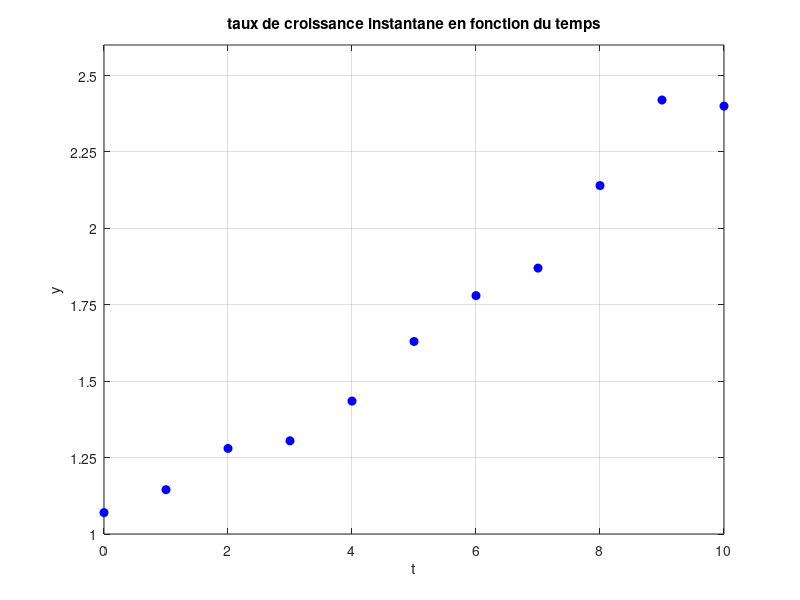
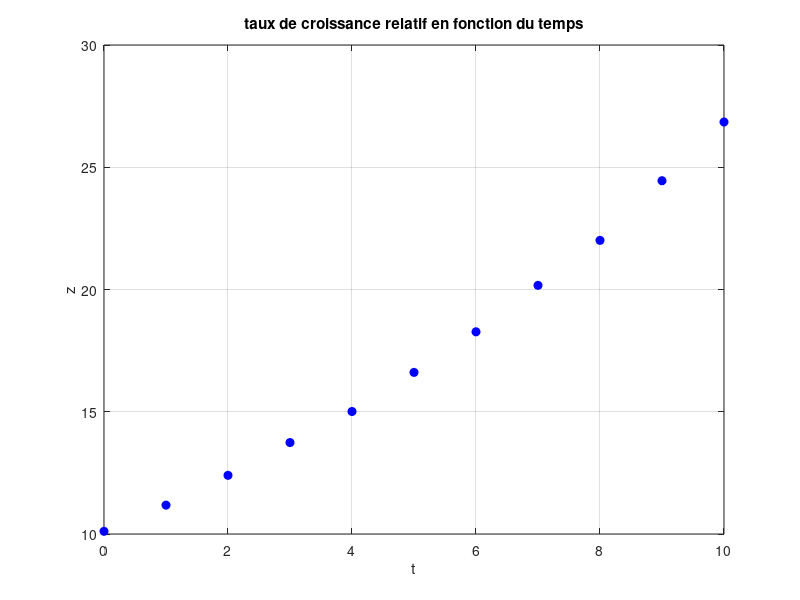

These charts were generated, in order, by the following MATLAB code:
close all;

t=[0,1,2,3,4,5,6,7,8,9,10];
y=[1.07, 1.145, 1.28, 1.305, 1.435, 1.63, 1.78, 1.87, 2.14, 2.42, 2.4];
plot(t,y,'ob','MarkerFaceColor', 'b');
xlabel('t')
ylabel('y')
title('taux de croissance instantane en fonction du temps')
set(gca,'ytick',[1:0.25:2.5]);
grid on

% relative rate
z=[10.11, 11.18, 12.40, 13.74, 15.01, 16.61, 18.27, 20.17, 22.01, 24.45,...
26.85];
y./z

figure

t=[0,1,2,3,4,5,6,7,8,9,10];
plot(t,z,'ob','MarkerFaceColor', 'b');
xlabel('t')
ylabel('z')
title('taux de croissance relatif en fonction du temps')
grid on
